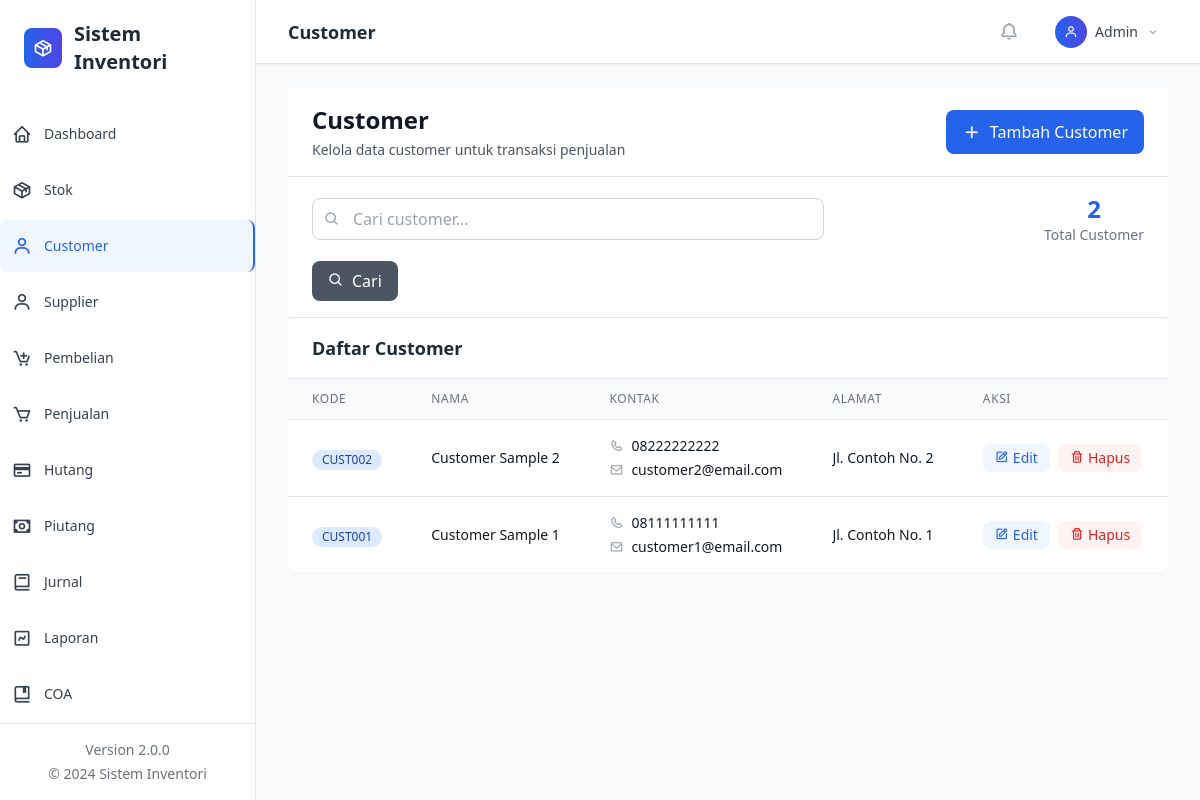
/?page=customer, run on the app's committed database.
### tables this page shows
CREATE TABLE customer (
    id INTEGER PRIMARY KEY AUTOINCREMENT,
    kode TEXT UNIQUE NOT NULL,
    nama TEXT NOT NULL,
    alamat TEXT,
    telepon TEXT,
    email TEXT,
    created_at DATETIME DEFAULT CURRENT_TIMESTAMP,
    updated_at DATETIME DEFAULT CURRENT_TIMESTAMP
);

### classes/Database.php (called while the page is built, shortened)
<?php
class Database {
    private $pdo;
    private static $instance = null;
    private function __construct() {
        try {
            $this->pdo = new PDO('sqlite:' . DB_FILE);
            $this->pdo->setAttribute(PDO::ATTR_ERRMODE, PDO::ERRMODE_EXCEPTION);
            $this->pdo->exec('PRAGMA foreign_keys = ON;');
            $this->initializeTables();
        } catch (Exception $e) {
            if (DEBUG_MODE) {
                die('Database Error: ' . $e->getMessage());
            } else {
                die('Database connection failed. Please contact administrator.');
            }
        }
    }
    public static function getInstance() {
        if (self::$instance === null) {
            self::$instance = new self();
        }
        return self::$instance;
    }
    private function initializeTables() {
        if (file_exists(INIT_SQL)) {
            $sql = file_get_contents(INIT_SQL);
            $stmts = array_filter(array_map('trim', explode(';', $sql)));
            foreach ($stmts as $stmt) {
                if ($stmt) {
                    $this->pdo->exec($stmt);
                }
            }
        }
        $this->createProfileTable();
    }
    private function createProfileTable() {
        $sql = "CREATE TABLE IF NOT EXISTS profil_perusahaan (
            id INTEGER PRIMARY KEY AUTOINCREMENT,
            nama_perusahaan TEXT NOT NULL,
            alamat TEXT,
            telepon TEXT,
            email TEXT,
            website TEXT,
            logo TEXT,
            npwp TEXT,
            created_at DATETIME DEFAULT CURRENT_TIMESTAMP,
            updated_at DATETIME DEFAULT CURRENT_TIMESTAMP
        )";
        $this->pdo->exec($sql);
        $stmt = $this->pdo->prepare("SELECT COUNT(*) FROM profil_perusahaan");
        $stmt->execute();
    }
    public function query($sql, $params = []) {
        try {
            $stmt = $this->pdo->prepare($sql);
            $stmt->execute($params);
            return $stmt;
        } catch (Exception $e) {
            if (DEBUG_MODE) {
                throw new Exception('Query Error: ' . $e->getMessage());
            } else {
                throw new Exception('Database operation failed.');
            }
        }
    }
    public function fetchAll($sql, $params = []) {
        return $this->query($sql, $params)->fetchAll(PDO::FETCH_ASSOC);
    }
    public function fetch($sql, $params = []) {
        return $this->query($sql, $params)->fetch(PDO::FETCH_ASSOC);
    }
}
?>

### views/customer/index.php (the view, shortened to what this page needs)
<?php
$search = $_GET['search'] ?? '';
$whereClause = '';
$params = [];
$page = max(1, (int)($_GET['p'] ?? 1));
$perPage = 10;
$offset = ($page - 1) * $perPage;
$totalRows = $db->fetch("SELECT COUNT(*) as total FROM customer $whereClause", $params)['total'];
$rows = $db->fetchAll("SELECT * FROM customer $whereClause ORDER BY id DESC LIMIT ? OFFSET ?",
    array_merge($params, [$perPage, $offset]));
?>
<div class="bg-white shadow-sm border-b border-gray-200">
    <div class="px-6 py-4">
        <div class="flex items-center justify-between">
            <div>
                <h1 class="text-2xl font-bold text-gray-900">Customer</h1>
                <p class="text-sm text-gray-600 mt-1">Kelola data customer untuk transaksi penjualan</p>
            </div>
            <button onclick="openTambah()" class="bg-blue-600 hover:bg-blue-700 text-white px-4 py-2 rounded-lg flex items-center space-x-2 transition-colors">
                <i class='bx bx-plus text-xl'></i>
                <span>Tambah Customer</span>
            </button>
        </div>
    </div>
</div>
<div class="bg-white border-b border-gray-200 px-6 py-4">
    <div class="flex flex-col sm:flex-row sm:items-center sm:justify-between space-y-4 sm:space-y-0">
        <div class="flex-1 max-w-lg">
            <div class="relative">
                <input type="text" id="searchInput" placeholder="Cari customer..."
                       value="<?php echo htmlspecialchars($search); ?>"
                       class="w-full pl-10 pr-4 py-2 border border-gray-300 rounded-lg focus:ring-2 focus:ring-blue-500 focus:border-blue-500">
                <div class="absolute inset-y-0 left-0 pl-3 flex items-center pointer-events-none">
                </div>
            </div>
        </div>
        <div class="flex items-center space-x-4">
            <div class="text-center">
                <div class="text-2xl font-bold text-blue-600"><?php echo $totalRows; ?></div>
                <div class="text-sm text-gray-500">Total Customer</div>
            </div>
        </div>
    </div>
    <div class="mt-4">
        <button onclick="performSearch()" class="bg-gray-600 hover:bg-gray-700 text-white px-4 py-2 rounded-lg transition-colors">
            <i class='bx bx-search mr-2'></i>Cari
        </button>
    </div>
</div>
<div class="bg-white shadow-sm rounded-lg overflow-hidden">
    <div class="px-6 py-4 border-b border-gray-200">
        <h3 class="text-lg font-semibold text-gray-800">Daftar Customer</h3>
    </div>
    <?php if (empty($rows)): ?>
        <div class="text-center py-12">
            <i class='bx bx-user text-6xl text-gray-300 mb-4'></i>
            <h3 class="text-lg font-medium text-gray-900 mb-2">Belum ada customer</h3>
            <p class="text-gray-500 mb-4">Mulai dengan menambahkan customer pertama Anda</p>
            <button onclick="openTambah()" class="bg-blue-600 hover:bg-blue-700 text-white px-4 py-2 rounded-lg">
                <i class='bx bx-plus mr-2'></i>Tambah Customer
            </button>
        </div>
    <?php else: ?>
        <div class="overflow-x-auto">
            <table class="min-w-full divide-y divide-gray-200">
                <thead class="bg-gray-50">
                    <tr>
                        <th class="px-6 py-3 text-left text-xs font-medium text-gray-500 uppercase tracking-wider">Kode</th>
                        <th class="px-6 py-3 text-left text-xs font-medium text-gray-500 uppercase tracking-wider">Nama</th>
                        <th class="px-6 py-3 text-left text-xs font-medium text-gray-500 uppercase tracking-wider">Kontak</th>
                        <th class="px-6 py-3 text-left text-xs font-medium text-gray-500 uppercase tracking-wider">Alamat</th>
                        <th class="px-6 py-3 text-left text-xs font-medium text-gray-500 uppercase tracking-wider">Aksi</th>
                    </tr>
                </thead>
                <tbody class="bg-white divide-y divide-gray-200">
                    <?php foreach ($rows as $row): ?>
                        <tr class="hover:bg-gray-50">
                            <td class="px-6 py-4 whitespace-nowrap">
                                <span class="inline-flex items-center px-2.5 py-0.5 rounded-full text-xs font-medium bg-blue-100 text-blue-800">
                                    <?php echo htmlspecialchars($row['kode']); ?>
                                </span>
                            </td>
                            <td class="px-6 py-4 whitespace-nowrap">
                                <div class="text-sm font-medium text-gray-900"><?php echo htmlspecialchars($row['nama']); ?></div>
                            </td>
                            <td class="px-6 py-4 whitespace-nowrap">
                                <div class="text-sm text-gray-900">
                                    <?php if ($row['telepon']): ?>
                                        <div class="flex items-center space-x-2">
                                            <i class='bx bx-phone text-gray-400'></i>
                                            <span><?php echo htmlspecialchars($row['telepon']); ?></span>
                                        </div>
                                    <?php endif; ?>
                                    <?php if ($row['email']): ?>
                                        <div class="flex items-center space-x-2 mt-1">
                                            <i class='bx bx-envelope text-gray-400'></i>
                                            <span><?php echo htmlspecialchars($row['email']); ?></span>
                                        </div>
                                    <?php endif; ?>
                                </div>
                            </td>
                            <td class="px-6 py-4">
                                <div class="text-sm text-gray-900 max-w-xs truncate">
                                    <?php echo $row['alamat'] ? htmlspecialchars($row['alamat']) : '-'; ?>
                                </div>
                            </td>
                            <td class="px-6 py-4 whitespace-nowrap text-sm font-medium">
                                <div class="flex items-center space-x-2">
                                    <button onclick="edit(<?php echo $row['id']; ?>)"
                                            class="text-blue-600 hover:text-blue-900 bg-blue-50 hover:bg-blue-100 px-3 py-1 rounded-lg transition-colors">
                                        <i class='bx bx-edit mr-1'></i>Edit
                                    </button>
                                    <button onclick="hapus(<?php echo $row['id']; ?>)"
                                            class="text-red-600 hover:text-red-900 bg-red-50 hover:bg-red-100 px-3 py-1 rounded-lg transition-colors">
                                        <i class='bx bx-trash mr-1'></i>Hapus
                                    </button>
                                </div>
                            </td>
                        </tr>
                    <?php endforeach; ?>
                </tbody>
            </table>
        </div>
    <?php endif; ?>
</div>

### data on the page
customer: kode "CUST002", nama "Customer Sample 2", telepon "08222222222", email "customer2@email.com", alamat "Jl. Contoh No. 2"
customer: kode "CUST001", nama "Customer Sample 1", telepon "08111111111", email "customer1@email.com", alamat "Jl. Contoh No. 1"

### other printed values
APP_NAME "Sistem Inventori"
APP_VERSION "2.0.0"
$pageTitles[$page] "Customer"
$totalRows "2"
